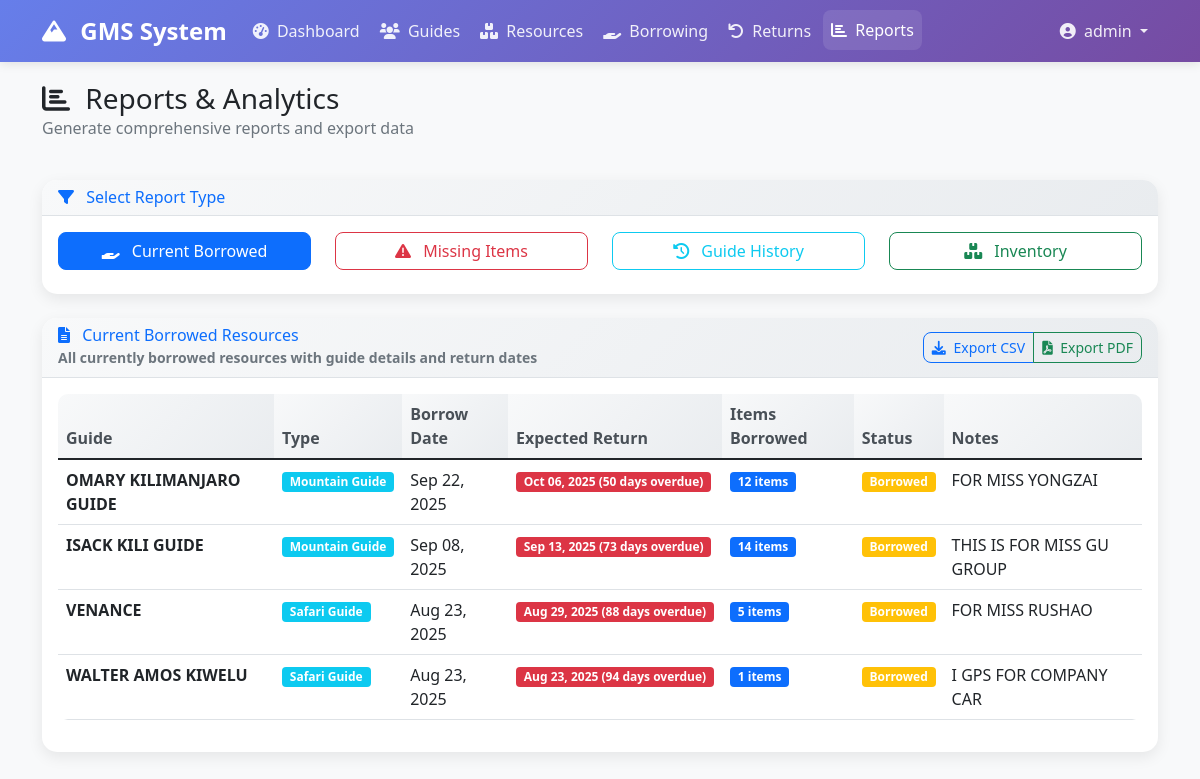
/index.php?page=reports (signed in), run on the app's committed database.
### tables this page shows
CREATE TABLE `borrow_records` (
  `id` int(11) NOT NULL,
  `guide_id` int(11) NOT NULL,
  `borrow_date` timestamp NOT NULL DEFAULT current_timestamp() ON UPDATE current_timestamp(),
  `expected_return_date` timestamp NOT NULL DEFAULT '0000-00-00 00:00:00',
  `actual_return_date` timestamp NULL DEFAULT NULL,
  `status` enum('Borrowed','Returned','Overdue','Missing') DEFAULT 'Borrowed',
  `notes` text DEFAULT NULL,
  `created_by` int(11) NOT NULL,
  `created_at` timestamp NOT NULL DEFAULT current_timestamp(),
  `updated_at` timestamp NOT NULL DEFAULT current_timestamp() ON UPDATE current_timestamp()
);

CREATE TABLE `guides` (
  `id` int(11) NOT NULL,
  `name` varchar(255) NOT NULL,
  `type` enum('Mountain Guide','Safari Guide') NOT NULL,
  `contact_info` text DEFAULT NULL,
  `status` enum('Active','Inactive') DEFAULT 'Active',
  `created_at` timestamp NOT NULL DEFAULT current_timestamp(),
  `updated_at` timestamp NOT NULL DEFAULT current_timestamp() ON UPDATE current_timestamp()
);

### pages/reports.php (the view, shortened to what this page needs)
<?php
$report_type = $_GET['report'] ?? 'current_borrowed';
try {
    switch ($report_type) {
        case 'current_borrowed':
            $stmt = $pdo->prepare("
                SELECT br.*, g.name as guide_name, g.type as guide_type, g.contact_info,
                       COUNT(bi.id) as total_items,
                       SUM(CASE WHEN bi.is_returned = 0 THEN 1 ELSE 0 END) as borrowed_items
                FROM borrow_records br
                JOIN guides g ON br.guide_id = g.id
                LEFT JOIN borrow_items bi ON br.id = bi.borrow_record_id
                WHERE br.status = 'Borrowed'
                GROUP BY br.id
                ORDER BY br.borrow_date DESC
            ");
            $stmt->execute();
            $current_borrowed = $stmt->fetchAll(PDO::FETCH_ASSOC);
            break;
    }
} catch (PDOException $e) {
    error_log("Reports error: " . $e->getMessage());
    $error_message = "Database error occurred while generating report.";
}
?>
<div class="row mb-4">
    <div class="col-12">
        <h1 class="h3 mb-0 text-gray-800">
            <i class="fas fa-chart-bar me-2"></i>
            Reports & Analytics
        </h1>
        <p class="text-muted">Generate comprehensive reports and export data</p>
    </div>
</div>
<div class="row mb-4">
    <div class="col-12">
        <div class="card">
            <div class="card-header">
                <h6 class="m-0 font-weight-bold text-primary">
                    <i class="fas fa-filter me-2"></i>
                    Select Report Type
                </h6>
            </div>
            <div class="card-body">
                <div class="row">
                    <div class="col-md-3">
                        <a href="?page=reports&report=current_borrowed"
                           class="btn btn-outline-primary w-100 mb-2 <?php echo $report_type == 'current_borrowed' ? 'active' : ''; ?>">
                            <i class="fas fa-hand-holding me-2"></i>
                            Current Borrowed
                        </a>
                    </div>
                    <div class="col-md-3">
                        <a href="?page=reports&report=missing_mandatory"
                           class="btn btn-outline-danger w-100 mb-2 <?php echo $report_type == 'missing_mandatory' ? 'active' : ''; ?>">
                            <i class="fas fa-exclamation-triangle me-2"></i>
                            Missing Items
                        </a>
                    </div>
                    <div class="col-md-3">
                        <a href="?page=reports&report=guide_history"
                           class="btn btn-outline-info w-100 mb-2 <?php echo $report_type == 'guide_history' ? 'active' : ''; ?>">
                            <i class="fas fa-history me-2"></i>
                            Guide History
                        </a>
                    </div>
                    <div class="col-md-3">
                        <a href="?page=reports&report=inventory"
                           class="btn btn-outline-success w-100 mb-2 <?php echo $report_type == 'inventory' ? 'active' : ''; ?>">
                            <i class="fas fa-boxes me-2"></i>
                            Inventory
                        </a>
                    </div>
                </div>
            </div>
        </div>
    </div>
</div>
<div class="card">
    <div class="card-header d-flex justify-content-between align-items-center">
        <div>
            <h6 class="m-0 font-weight-bold text-primary">
                <i class="fas fa-file-alt me-2"></i>
                <?php
                $report_titles = [
                    'current_borrowed' => 'Current Borrowed Resources',
                    'missing_mandatory' => 'Missing Mandatory Items',
                    'guide_history' => 'Borrowing History by Guide',
                    'inventory' => 'Inventory Overview'
                ];
                echo $report_titles[$report_type] ?? 'Report';
                ?>
            </h6>
            <small class="text-muted">
                <?php
                $report_descriptions = [
                    'current_borrowed' => 'All currently borrowed resources with guide details and return dates',
                    'missing_mandatory' => 'Critical resources that must be returned but are currently missing',
                    'guide_history' => 'Complete transaction history for all guides',
                    'inventory' => 'Complete inventory status with usage statistics'
                ];
                echo $report_descriptions[$report_type] ?? 'Report description';
                ?>
            </small>
        </div>
        <div class="btn-group">
            <button type="button" class="btn btn-outline-primary btn-sm" onclick="exportToCSV()">
                <i class="fas fa-download me-1"></i>
                Export CSV
            </button>
            <button type="button" class="btn btn-outline-success btn-sm" onclick="exportToPDF()">
                <i class="fas fa-file-pdf me-1"></i>
                Export PDF
            </button>
        </div>
    </div>
    <div class="card-body">
        <?php if (isset($error_message)): ?>
            <div class="alert alert-danger">
                <i class="fas fa-exclamation-triangle me-2"></i>
                <?php echo htmlspecialchars($error_message); ?>
            </div>
        <?php else: ?>
            <?php switch ($report_type):
                case 'current_borrowed': ?>
                    <?php if (!empty($current_borrowed)): ?>
                        <div class="table-responsive">
                            <table class="table table-hover" id="reportTable">
                                <thead>
                                    <tr>
                                        <th>Guide</th>
                                        <th>Type</th>
                                        <th>Borrow Date</th>
                                        <th>Expected Return</th>
                                        <th>Items Borrowed</th>
                                        <th>Status</th>
                                        <th>Notes</th>
                                    </tr>
                                </thead>
                                <tbody>
                                    <?php foreach ($current_borrowed as $borrow): ?>
                                        <tr>
                                            <td><strong><?php echo htmlspecialchars($borrow['guide_name']); ?></strong></td>
                                            <td><span class="badge bg-info"><?php echo htmlspecialchars($borrow['guide_type']); ?></span></td>
                                            <td><?php echo date('M d, Y', strtotime($borrow['borrow_date'])); ?></td>
                                            <td>
                                                <?php
                                                $expected_date = strtotime($borrow['expected_return_date']);
                                                $today = time();
                                                $days_remaining = ceil(($expected_date - $today) / (60 * 60 * 24));
                                                $badge_class = $days_remaining < 0 ? 'bg-danger' : ($days_remaining <= 3 ? 'bg-warning' : 'bg-success');
                                                ?>
                                                <span class="badge <?php echo $badge_class; ?>">
                                                    <?php echo date('M d, Y', $expected_date); ?>
                                                    (<?php echo $days_remaining < 0 ? abs($days_remaining) . ' days overdue' : $days_remaining . ' days left'; ?>)
                                                </span>
                                            </td>
                                            <td><span class="badge bg-primary"><?php echo $borrow['borrowed_items']; ?> items</span></td>
                                            <td><span class="badge bg-warning">Borrowed</span></td>
                                            <td><?php echo htmlspecialchars($borrow['notes'] ?? ''); ?></td>
                                        </tr>
                                    <?php endforeach; ?>
                                </tbody>
                            </table>
                        </div>
                    <?php endif; ?>
                    <?php break; ?>
            <?php endswitch; ?>
        <?php endif; ?>
    </div>
</div>

### includes/header.php (style rules this page uses)
:root { --primary-color: #667eea; --secondary-color: #764ba2; --success-color: #28a745; --warning-color: #ffc107; --danger-color: #dc3545; --info-color: #17a2b8; }
body { background-color: #f8f9fa; font-family: 'Segoe UI', Tahoma, Geneva, Verdana, sans-serif; }
.card { border: none; border-radius: 15px; box-shadow: 0 5px 15px rgba(0,0,0,0.08); transition: all 0.3s ease; }
.card-header { background: linear-gradient(135deg, #f8f9fa 0%, #e9ecef 100%); border-bottom: 1px solid #dee2e6; border-radius: 15px 15px 0 0 !important; font-weight: 600; }
.btn { border-radius: 8px; font-weight: 500; transition: all 0.3s ease; }
.table { border-radius: 10px; overflow: hidden; }
.table th { background: linear-gradient(135deg, #f8f9fa 0%, #e9ecef 100%); border: none; font-weight: 600; color: #495057; }

### data on the page
borrow_records: guide.name "OMARY KILIMANJARO GUIDE", guide.type "Mountain Guide", borrow_date "Sep 22, 2025", expected_return_date "Oct 06, 2025", borrowed_items "12", notes "FOR MISS YONGZAI"
borrow_records: guide.name "ISACK KILI GUIDE", guide.type "Mountain Guide", borrow_date "Sep 08, 2025", expected_return_date "Sep 13, 2025", borrowed_items "14", notes "THIS IS FOR MISS GU GROUP"
borrow_records: guide.name "VENANCE", guide.type "Safari Guide", borrow_date "Aug 23, 2025", expected_return_date "Aug 29, 2025", borrowed_items "5", notes "FOR MISS RUSHAO"
borrow_records: guide.name "WALTER AMOS KIWELU", guide.type "Safari Guide", borrow_date "Aug 23, 2025", expected_return_date "Aug 23, 2025", borrowed_items "1", notes "I GPS FOR COMPANY CAR"

### other printed values
$_SESSION['admin_username'] "admin"
$report_titles[$report_type] "Current Borrowed Resources"
$report_descriptions[$report_type] "All currently borrowed resources with guide details and return dates"
